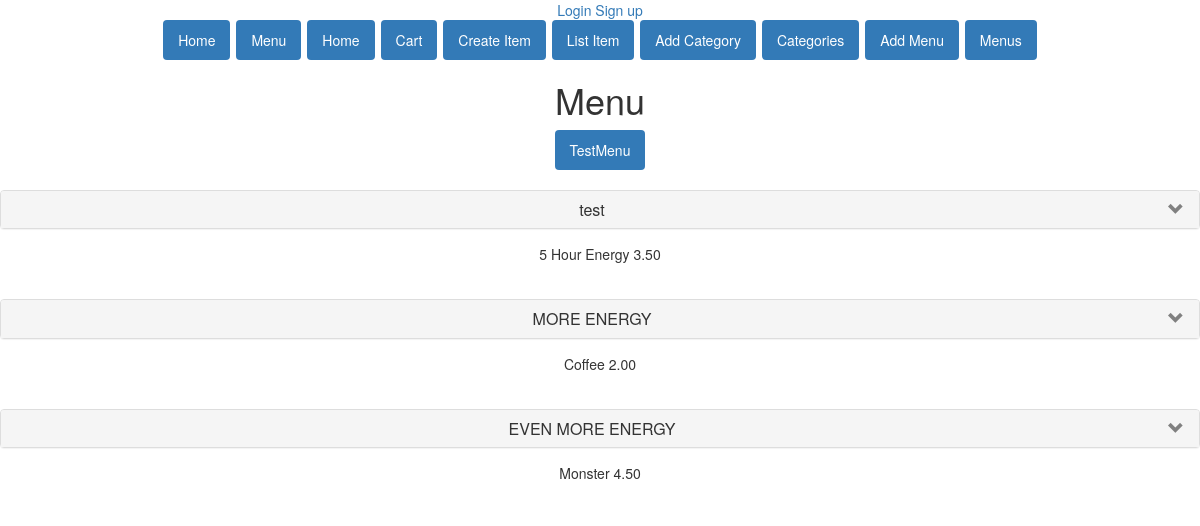
The app's page /menu1/, older data.
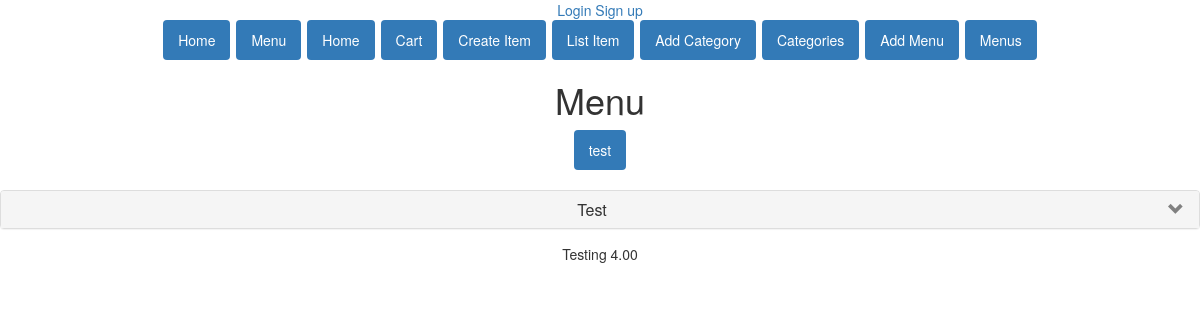
The same page, newer data.
### restaurant_app/models.py (models this page shows)
class Menu(models.Model):
    categories = models.ManyToManyField(Category)
    display = models.BooleanField()
    timestamp = models.DateTimeField(auto_now_add=True)
    name = models.CharField(max_length=30)
    def __str__(self):
        return "{} - {} - {}".format(self.categories, self.display, self.name)

class Category(models.Model):
    items = models.ManyToManyField(Item)
    name = models.CharField(max_length=30)
    timestamp = models.DateTimeField(auto_now_add=True)
    def __str__(self):
        return "{}-{}-{}".format(self.items, self.name, self.timestamp)

class Item(models.Model):
    name = models.CharField(max_length=100)
    price = models.DecimalField(max_digits=8, decimal_places=2)
    timestamp = models.DateTimeField(auto_now_add=True)
    description = models.TextField(blank=True)
    def __str__(self):
        return "{} - Price: {} ".format(self.name, self.price)

### restaurant_app/views.py (the view)
# urls.py: url(r'^menu(?P<id>\d+)/', menu, name="menu"),
def menu(requests, id):
    context = {}
    menu_act = Menu.objects.filter(display=True)
    print(int(id))
    if int(id):
        print("RUNNING")
        categories = []
        category_items = []
        items = []
        menu = Menu.objects.get(id=id, display=True)
        cate = menu.categories.all()
        for ca in cate:
            if items:
                print("Items", items)
                category_items.append(items)
                items = []
            categories.append(ca)
            for item in ca.items.all():
                print("Item", item)
                items.append(item)
            print("Items list", items)
        if items:
            print("Items", items)
            category_items.append(items)
            print("Category", categories,"Category Items", category_items)
        print(menu)
        context['catmenu'] = menu
        context["cate"] = categories
        context["id"] = id
        context["citems"] = category_items
        context["index"] = range(len(cate))
        print("Dictionary", context)
    else:
        context['index'] = -1
    context["menus"] = menu_act
    return render_to_response("menuchoice.html",
                              context,
                              context_instance=RequestContext(requests))

### restaurant_app/templatetags/index.py (called while the page is built)
@register.filter
def index(List, i):
    return List[int(i)]

### restaurant_app/templates/menuchoice.html (shortened to what this page needs)
{% extends 'base.html' %}
{% load index %}
{% block body %}
<body>
    <h1>Menu</h1>
<div class="container" align="center">
<ul class="nav nav-pills" style="align:center;">
    {% for menu in menus %}
    <li role="presentation" class="active"><a href="{% url 'restaurant_app:menu' menu.id %}">{{ menu.name }}</li></a>
    {% endfor %}
</ul></div>
<br/>
    {% if index != -1 %}
    {% for c in index %}
    <div class="panel-group" id="accordion">
    <div class="panel panel-default" id="panel{{c}}">
        <div class="panel-heading" align="center">
             <h4 class="panel-title">
        <a data-toggle="collapse" data-target="#collapse{{c}}"
           href="#collapse{{c}}">
            {% with cate|index:c as cat %} {{cat.name}} {% endwith %}
        </a>
      </h4>
        </div>
                </div>
        <div id="collapse{{c}}" class="panel-collapse collapse in">
            <div class="panel-body" align="center">
                {% with citems|index:c as item %}
             {% for pitem in item %}
                {{pitem.name}} {{pitem.price}}
              {% endfor %}
                {% endwith %}
            </div>
        </div>
    </div>
</div>
    {% endfor %}
{% endif %}
</body>
{% endblock %}

### restaurant_app/templates/base.html (shortened to what this page needs)
<!DOCTYPE html>
{% load staticfiles %}
<div align="center">
<link href="{% static 'bootstrap-3.3.5-dist/css/bootstrap.css' %}" rel="stylesheet" type="text/css">
<head>
    <link rel="stylesheet" href="http://netdna.bootstrapcdn.com/bootstrap/3.1.1/css/bootstrap.min.css">
</head>
{% if user.id %}
    <h1>Welcome {{ user.username }}</h1>
    <a href="{% url 'restaurant_app:logout' %}">Logout</a>
{% else %}
    <a href="{% url 'restaurant_app:login' %}">Login</a>
    <a href="{% url 'restaurant_app:user_registration' %}">Sign up</a>
{% endif %}
<div class="container" align="center">
<ul class="nav nav-pills" style="align:center;">
    <li role="presentation" class="active"><a href="{% url 'restaurant_app:home' %}">Home</a></li>
    <li role="presentation" class="active"><a href="{% url 'restaurant_app:menu' 0 %}">Menu</a></li>
    <li role="presentation" class="active"><a href="/">Home</a></li>
    <li role="presentation" class="active"><a href="{% url 'restaurant_app:cart' %}">Cart</a></li>
    <li role="presentation" class="active"><a href="{% url 'restaurant_app:item_form' %}">Create Item</a></li>
    <li role="presentation" class="active"><a href="{% url 'restaurant_app:item_list' %}">List Item</a></li>
    <li role="presentation" class="active"><a href="{% url 'restaurant_app:category_form' %}">Add Category</a></li>
    <li role="presentation" class="active"><a href="{% url 'restaurant_app:category_list' %}">Categories</a></li>
    <li role="presentation" class="active"><a href="{% url 'restaurant_app:menu_form' %}">Add Menu</a></li>
    <li role="presentation" class="active"><a href="{% url 'restaurant_app:menu_list' %}">Menus</a></li>
</ul></div>
{% block body %}
{% endblock %}
</body>
</html>

### restaurant_app/templates/base.html (style rules this page uses)
.nav-tabs > li, .nav-pills > li { float:none; display:inline-block; *display:inline; zoom:1; }
.nav-tabs, .nav-pills { text-align:center; }

### restaurant_app/templates/menuchoice.html (style rules this page uses)
.panel-heading a:after { font-family:'Glyphicons Halflings'; content:"\e114"; float: right; color: grey; }

Row changes from the older to the newer data that the page shows:
removed Item: name "5 Hour Energy", price "3.50", shown under "test"
removed Category: name "MORE ENERGY"
removed Item: name "Coffee", price "2.00", shown under "MORE ENERGY"
removed Category: name "EVEN MORE ENERGY"
removed Item: name "Monster", price "4.50", shown under "EVEN MORE ENERGY"
changed Menu: name "TestMenu" → "test"
changed Category: name "test" → "Test"
added Item: name "Testing", price "4.00", shown under "Test"
